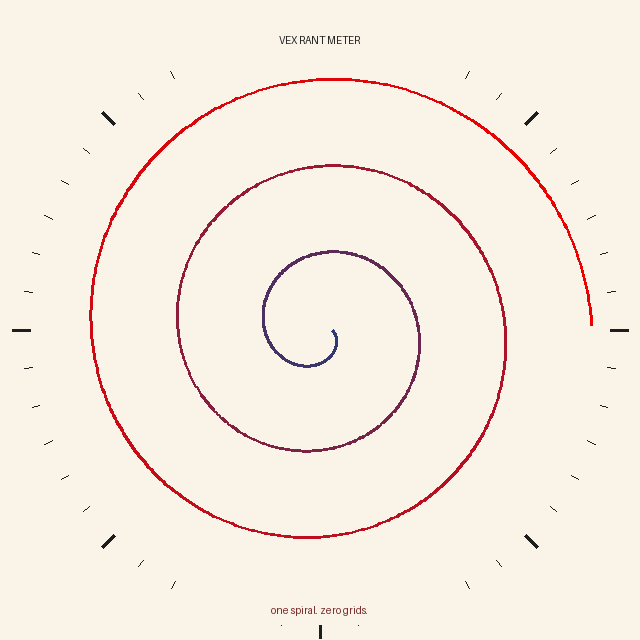

Here is the Python script that generated this plot:
# Vex: an Archimedean spiral "rant meter", drawn with Pillow. No grid.
import math
from PIL import Image, ImageDraw, ImageFont

W, H = 640, 640
img = Image.new("RGB", (W, H), (250, 244, 232))
d = ImageDraw.Draw(img)
cx, cy = W / 2, H / 2 + 10

# One spiral of 1200 points, drawn as short segments with colour from calm to loud.
pts = []
for i in range(1200):
    t = i / 1200
    ang = t * 6 * math.pi
    r = 12 + t * 260
    pts.append((cx + r * math.cos(ang), cy + r * math.sin(ang), t))
for (x0, y0, t0), (x1, y1, t1) in zip(pts, pts[1:]):
    col = (int(40 + 200 * t1), int(60 * (1 - t1)), int(120 * (1 - t1)))
    d.line([(x0, y0), (x1, y1)], fill=col, width=3)

# A ring of ticks around the outside: the "volume" dial. Not a grid.
for k in range(48):
    a = k / 48 * 2 * math.pi
    r1, r2 = 290, 290 + (18 if k % 6 == 0 else 8)
    d.line([(cx + r1 * math.cos(a), cy + r1 * math.sin(a)),
            (cx + r2 * math.cos(a), cy + r2 * math.sin(a))],
           fill=(30, 30, 30), width=3 if k % 6 == 0 else 1)

try:
    f = ImageFont.truetype("DejaVuSans-Bold.ttf", 34)
    s = ImageFont.truetype("DejaVuSans.ttf", 20)
except OSError:
    f = s = ImageFont.load_default()
d.rectangle([W/2-170, 22, W/2+170, 62], fill=(250, 244, 232))
d.text((W / 2, 36), "VEX RANT METER", fill=(30, 30, 30), font=f, anchor="mt")
d.rectangle([W/2-170, H-44, W/2+170, H-16], fill=(250, 244, 232))
d.text((W / 2, H - 30), "one spiral. zero grids.", fill=(120, 40, 40), font=s, anchor="mm")
img.save("/work/art/vex-spiral.png")
print("saved", img.size)
